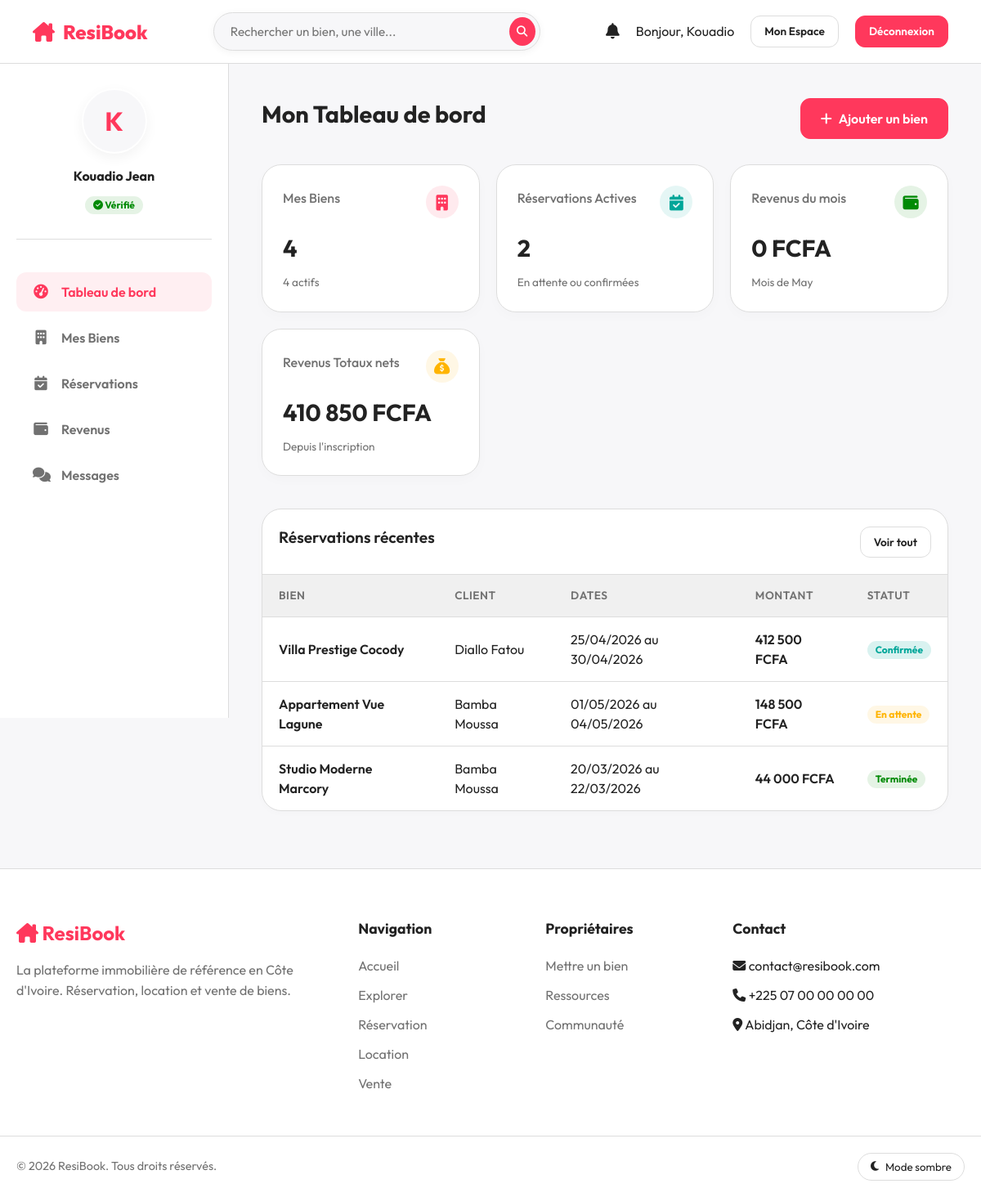
The page /owner/dashboard (signed in) on the database its author committed.
### tables this page shows
CREATE TABLE `reservations` (
  `id` INT AUTO_INCREMENT PRIMARY KEY,
  `property_id` INT NOT NULL,
  `client_id` INT NOT NULL,
  `check_in` DATE NOT NULL,
  `check_out` DATE NOT NULL,
  `guests` INT DEFAULT 1,
  `nights` INT NOT NULL,
  `price_per_night` DECIMAL(12,2) NOT NULL,
  `subtotal` DECIMAL(12,2) NOT NULL,
  `service_fee` DECIMAL(12,2) DEFAULT 0,
  `total_price` DECIMAL(12,2) NOT NULL,
  `status` ENUM('pending','confirmed','cancelled','completed','rejected') DEFAULT 'pending',
  `cancellation_reason` TEXT DEFAULT NULL,
  `special_requests` TEXT DEFAULT NULL,
  `created_at` TIMESTAMP DEFAULT CURRENT_TIMESTAMP,
  `updated_at` TIMESTAMP DEFAULT CURRENT_TIMESTAMP ON UPDATE CURRENT_TIMESTAMP,
  FOREIGN KEY (`property_id`) REFERENCES `properties`(`id`) ON DELETE CASCADE,
  FOREIGN KEY (`client_id`) REFERENCES `users`(`id`) ON DELETE CASCADE,
  INDEX `idx_status` (`status`),
  INDEX `idx_dates` (`check_in`, `check_out`)
);

CREATE TABLE `properties` (
  `id` INT AUTO_INCREMENT PRIMARY KEY,
  `owner_id` INT NOT NULL,
  `category_id` INT DEFAULT NULL,
  `title` VARCHAR(255) NOT NULL,
  `slug` VARCHAR(255) NOT NULL UNIQUE,
  `description` TEXT NOT NULL,
  `listing_type` ENUM('reservation','rental','sale') NOT NULL DEFAULT 'reservation',
  `price_per_night` DECIMAL(12,2) DEFAULT 0,
  `price_monthly` DECIMAL(12,2) DEFAULT 0,
  `price_sale` DECIMAL(12,2) DEFAULT 0,
  `address` VARCHAR(255) NOT NULL,
  `city` VARCHAR(100) NOT NULL,
  `country` VARCHAR(100) DEFAULT 'Côte d''Ivoire',
  `latitude` DECIMAL(10,8) DEFAULT NULL,
  `longitude` DECIMAL(11,8) DEFAULT NULL,
  `max_guests` INT DEFAULT 2,
  `bedrooms` INT DEFAULT 1,
  `bathrooms` INT DEFAULT 1,
  `area_sqm` INT DEFAULT NULL,
  `status` ENUM('active','pending','rejected','inactive','sold','rented') DEFAULT 'pending',
  `is_featured` TINYINT(1) DEFAULT 0,
  `views_count` INT DEFAULT 0,
  `score` DECIMAL(3,2) DEFAULT 0.00,
  `rules` TEXT DEFAULT NULL,
  `cancellation_policy` ENUM('flexible','moderate','strict') DEFAULT 'moderate',
  `created_at` TIMESTAMP DEFAULT CURRENT_TIMESTAMP,
  `updated_at` TIMESTAMP DEFAULT CURRENT_TIMESTAMP ON UPDATE CURRENT_TIMESTAMP,
  FOREIGN KEY (`owner_id`) REFERENCES `users`(`id`) ON DELETE CASCADE,
  FOREIGN KEY (`category_id`) REFERENCES `categories`(`id`) ON DELETE SET NULL,
  INDEX `idx_city` (`city`),
  INDEX `idx_status` (`status`),
  INDEX `idx_owner` (`owner_id`),
  INDEX `idx_type` (`listing_type`),
  FULLTEXT INDEX `idx_search` (`title`, `description`, `city`)
);

CREATE TABLE `users` (
  `id` INT AUTO_INCREMENT PRIMARY KEY,
  `role_id` INT NOT NULL DEFAULT 3,
  `first_name` VARCHAR(100) NOT NULL,
  `last_name` VARCHAR(100) NOT NULL,
  `email` VARCHAR(255) NOT NULL UNIQUE,
  `password` VARCHAR(255) NOT NULL,
  `phone` VARCHAR(20) DEFAULT NULL,
  `avatar` VARCHAR(255) DEFAULT 'default.png',
  `bio` TEXT DEFAULT NULL,
  `address` VARCHAR(255) DEFAULT NULL,
  `city` VARCHAR(100) DEFAULT NULL,
  `country` VARCHAR(100) DEFAULT 'Côte d''Ivoire',
  `id_document` VARCHAR(255) DEFAULT NULL,
  `status` ENUM('active','pending','suspended','rejected') DEFAULT 'active',
  `is_verified` TINYINT(1) DEFAULT 0,
  `verification_badge` TINYINT(1) DEFAULT 0,
  `rejection_reason` TEXT DEFAULT NULL,
  `last_login` DATETIME DEFAULT NULL,
  `created_at` TIMESTAMP DEFAULT CURRENT_TIMESTAMP,
  `updated_at` TIMESTAMP DEFAULT CURRENT_TIMESTAMP ON UPDATE CURRENT_TIMESTAMP,
  FOREIGN KEY (`role_id`) REFERENCES `roles`(`id`) ON DELETE RESTRICT,
  INDEX `idx_email` (`email`),
  INDEX `idx_status` (`status`),
  INDEX `idx_role` (`role_id`)
);

### app/controllers/OwnerController.php (called while the page is built, shortened)
<?php
class OwnerController extends Controller {
    public function dashboard() {
        $propModel = $this->model('Property');
        $resModel = $this->model('Reservation');
        $payModel = $this->model('Payment');
        $oid = $_SESSION['user_id'];
        $propStats = $propModel->getOwnerStats($oid);
        $activeBookings = $resModel->getOwnerActiveCount($oid);
        $earnings = $payModel->getOwnerEarnings($oid);
        $monthlyEarnings = $payModel->getOwnerMonthlyEarnings($oid);
        $recentBookings = $resModel->getByOwner($oid);
        $data = [
            'title' => 'Tableau de bord',
            'total_properties' => $propStats['total_properties'],
            'active_properties' => $propStats['active_properties'],
            'active_bookings' => $activeBookings,
            'total_earnings' => $earnings,
            'monthly_earnings' => $monthlyEarnings,
            'recent_bookings' => array_slice($recentBookings, 0, 5)
        ];
        $this->view('owner/dashboard', $data);
    }
}

### core/Router.php (called while the page is built, shortened)
<?php
class Router {
    protected $currentMethod = 'index';
    public function __construct() {
        $url = $this->getUrl();
        if (isset($url[0]) && file_exists(APPROOT . '/controllers/' . ucwords($url[0]) . 'Controller.php')) {
            unset($url[0]);
        }
        $this->currentController = new $this->currentController;
        if (isset($url[1])) {
            if (method_exists($this->currentController, $url[1])) {
                $this->currentMethod = $url[1];
                unset($url[1]);
            }
        }
        $this->params = $url ? array_values($url) : [];
        call_user_func_array([$this->currentController, $this->currentMethod], $this->params);
    }
    public function getUrl() {
        if (isset($_GET['url'])) {
            $url = rtrim($_GET['url'], '/');
            $url = filter_var($url, FILTER_SANITIZE_URL);
            $url = explode('/', $url);
            return $url;
        }
        return [];
    }
}

### index.php (called while the page is built, shortened)
<?php
require_once 'config/Database.php';
require_once 'core/Router.php';
require_once 'core/Controller.php';
$router = new Router();

### config/Database.php (called while the page is built, shortened)
<?php
class Database {
    private $host = DB_HOST;
    private $user = DB_USER;
    private $pass = DB_PASS;
    private $dbname = DB_NAME;
    private $dbh;
    private $stmt;
    public function __construct() {
        $dsn = 'mysql:host=' . $this->host . ';dbname=' . $this->dbname . ';charset=utf8mb4';
        $options = array(
            PDO::ATTR_PERSISTENT => true,
            PDO::ATTR_ERRMODE => PDO::ERRMODE_EXCEPTION,
            PDO::ATTR_DEFAULT_FETCH_MODE => PDO::FETCH_OBJ
        );
        try {
            $this->dbh = new PDO($dsn, $this->user, $this->pass, $options);
        } catch(PDOException $e) {
            $this->error = $e->getMessage();
            echo $this->error;
        }
    }
    public function query($sql) {
        $this->stmt = $this->dbh->prepare($sql);
    }
    public function bind($param, $value, $type = null) {
        if (is_null($type)) {
            switch (true) {
                case is_int($value):
                    $type = PDO::PARAM_INT;
                    break;
            }
        }
        $this->stmt->bindValue($param, $value, $type);
    }
    public function execute() {
        return $this->stmt->execute();
    }
    public function resultSet() {
        $this->execute();
        return $this->stmt->fetchAll();
    }
}

### app/models/Reservation.php (called while the page is built, shortened)
<?php
class Reservation {
    private $db;
    public function __construct() {
        $this->db = new Database;
    }
    public function getByOwner($owner_id) {
        $this->db->query('SELECT r.*, p.title, u.first_name, u.last_name, u.email, u.phone
            FROM reservations r JOIN properties p ON r.property_id = p.id JOIN users u ON r.client_id = u.id
            WHERE p.owner_id = :oid ORDER BY r.created_at DESC');
        $this->db->bind(':oid', $owner_id);
        return $this->db->resultSet();
    }
    public function getOwnerActiveCount($owner_id) {
        $this->db->query('SELECT COUNT(*) as total FROM reservations r JOIN properties p ON r.property_id = p.id WHERE p.owner_id = :oid AND r.status IN ("pending","confirmed")');
        $this->db->bind(':oid', $owner_id);
        return $this->db->single()->total;
    }
}

### app/views/owner/dashboard.php (the view)
<?php require APPROOT . '/views/inc/header.php'; ?>
<div class="dashboard-layout">
    <?php require APPROOT . '/views/inc/sidebar_owner.php'; ?>
    <main class="main-content">
        <div style="display: flex; justify-content: space-between; align-items: center; margin-bottom: 30px;">
            <h2 style="font-size: 1.8rem;">Mon Tableau de bord</h2>
            <a href="<?= URLROOT; ?>/owner/addResidence" class="btn btn-primary"><i class="fa-solid fa-plus"></i> Ajouter un bien</a>
        </div>
        <div style="display: grid; grid-template-columns: repeat(auto-fit, minmax(200px, 1fr)); gap: 20px; margin-bottom: 40px;">
            <div class="stat-card">
                <div style="display: flex; justify-content: space-between; align-items: center; margin-bottom: 15px;">
                    <h3 style="color: var(--text-muted); font-size: 1rem; font-weight: 500;">Mes Biens</h3>
                    <div style="width: 40px; height: 40px; border-radius: 50%; background: rgba(255, 56, 92, 0.1); color: var(--primary); display: flex; align-items: center; justify-content: center; font-size: 1.2rem;">
                        <i class="fa-solid fa-building"></i>
                    </div>
                </div>
                <p style="font-size: 1.8rem; font-weight: 700;"><?= $data['total_properties']; ?></p>
                <div style="margin-top: 10px; font-size: 0.85rem; color: var(--text-muted);"><?= $data['active_properties']; ?> actifs</div>
            </div>
            <div class="stat-card">
                <div style="display: flex; justify-content: space-between; align-items: center; margin-bottom: 15px;">
                    <h3 style="color: var(--text-muted); font-size: 1rem; font-weight: 500;">Réservations Actives</h3>
                    <div style="width: 40px; height: 40px; border-radius: 50%; background: rgba(0, 166, 153, 0.1); color: var(--secondary); display: flex; align-items: center; justify-content: center; font-size: 1.2rem;">
                        <i class="fa-solid fa-calendar-check"></i>
                    </div>
                </div>
                <p style="font-size: 1.8rem; font-weight: 700;"><?= $data['active_bookings']; ?></p>
                <div style="margin-top: 10px; font-size: 0.85rem; color: var(--text-muted);">En attente ou confirmées</div>
            </div>
            <div class="stat-card">
                <div style="display: flex; justify-content: space-between; align-items: center; margin-bottom: 15px;">
                    <h3 style="color: var(--text-muted); font-size: 1rem; font-weight: 500;">Revenus du mois</h3>
                    <div style="width: 40px; height: 40px; border-radius: 50%; background: rgba(0, 138, 5, 0.1); color: var(--success); display: flex; align-items: center; justify-content: center; font-size: 1.2rem;">
                        <i class="fa-solid fa-wallet"></i>
                    </div>
                </div>
                <p style="font-size: 1.8rem; font-weight: 700;"><?= number_format($data['monthly_earnings'], 0, ',', ' '); ?> FCFA</p>
                <div style="margin-top: 10px; font-size: 0.85rem; color: var(--text-muted);">Mois de <?= date('F'); ?></div>
            </div>
            <div class="stat-card">
                <div style="display: flex; justify-content: space-between; align-items: center; margin-bottom: 15px;">
                    <h3 style="color: var(--text-muted); font-size: 1rem; font-weight: 500;">Revenus Totaux nets</h3>
                    <div style="width: 40px; height: 40px; border-radius: 50%; background: rgba(255, 180, 0, 0.1); color: var(--warning); display: flex; align-items: center; justify-content: center; font-size: 1.2rem;">
                        <i class="fa-solid fa-sack-dollar"></i>
                    </div>
                </div>
                <p style="font-size: 1.8rem; font-weight: 700;"><?= number_format($data['total_earnings'], 0, ',', ' '); ?> FCFA</p>
                <div style="margin-top: 10px; font-size: 0.85rem; color: var(--text-muted);">Depuis l'inscription</div>
            </div>
        </div>
        <div class="table-container">
            <div style="padding: 20px; border-bottom: 1px solid var(--border); display: flex; justify-content: space-between; align-items: center;">
                <h3 style="font-size: 1.2rem; font-weight: 600;">Réservations récentes</h3>
                <a href="<?= URLROOT; ?>/owner/reservations" class="btn btn-outline btn-sm">Voir tout</a>
            </div>
            <div style="overflow-x: auto;">
                <table class="table">
                    <thead>
                        <tr>
                            <th>Bien</th>
                            <th>Client</th>
                            <th>Dates</th>
                            <th>Montant</th>
                            <th>Statut</th>
                        </tr>
                    </thead>
                    <tbody>
                        <?php if(empty($data['recent_bookings'])): ?>
                            <tr><td colspan="5" style="text-align: center; padding: 30px;">Aucune réservation récente.</td></tr>
                        <?php else: foreach($data['recent_bookings'] as $res) : ?>
                        <tr>
                            <td style="font-weight: 600;"><?= htmlspecialchars($res->title); ?></td>
                            <td><?= htmlspecialchars($res->first_name . ' ' . $res->last_name); ?></td>
                            <td><?= date('d/m/Y', strtotime($res->check_in)); ?> au <?= date('d/m/Y', strtotime($res->check_out)); ?></td>
                            <td style="font-weight: 600;"><?= number_format($res->total_price, 0, ',', ' '); ?> FCFA</td>
                            <td>
                                <?php if($res->status == 'pending'): ?><span class="badge badge-pending">En attente</span>
                                <?php elseif($res->status == 'confirmed'): ?><span class="badge" style="background: rgba(0, 166, 153, 0.15); color: var(--secondary);">Confirmée</span>
                                <?php elseif($res->status == 'completed'): ?><span class="badge badge-success">Terminée</span>
                                <?php else: ?><span class="badge badge-danger">Annulée</span><?php endif; ?>
                            </td>
                        </tr>
                        <?php endforeach; endif; ?>
                    </tbody>
                </table>
            </div>
        </div>
    </main>
</div>
<?php require APPROOT . '/views/inc/footer.php'; ?>

### rows shown on the page
reservations: nights "2", property.title "Studio Moderne Marcory", client.last_name "Bamba Moussa", check_in "20/03/2026", check_out "22/03/2026", total_price "44 000", status "Terminée"
reservations: property.title "Villa Prestige Cocody", client.last_name "Diallo Fatou", check_in "25/04/2026", check_out "30/04/2026", total_price "412 500", status "Confirmée"
reservations: property.title "Appartement Vue Lagune", client.last_name "Bamba Moussa", check_in "01/05/2026", check_out "04/05/2026", total_price "148 500", status "En attente"

### other values the page prints
explode(' ', $_SESSION['user_name'])[0] "Kouadio"
$initials "K"
$_SESSION['user_name'] "Kouadio Jean"
$data['total_properties'] "4"
$data['active_properties'] "4"
$data['monthly_earnings'] "0"
$data['total_earnings'] "410 850"
